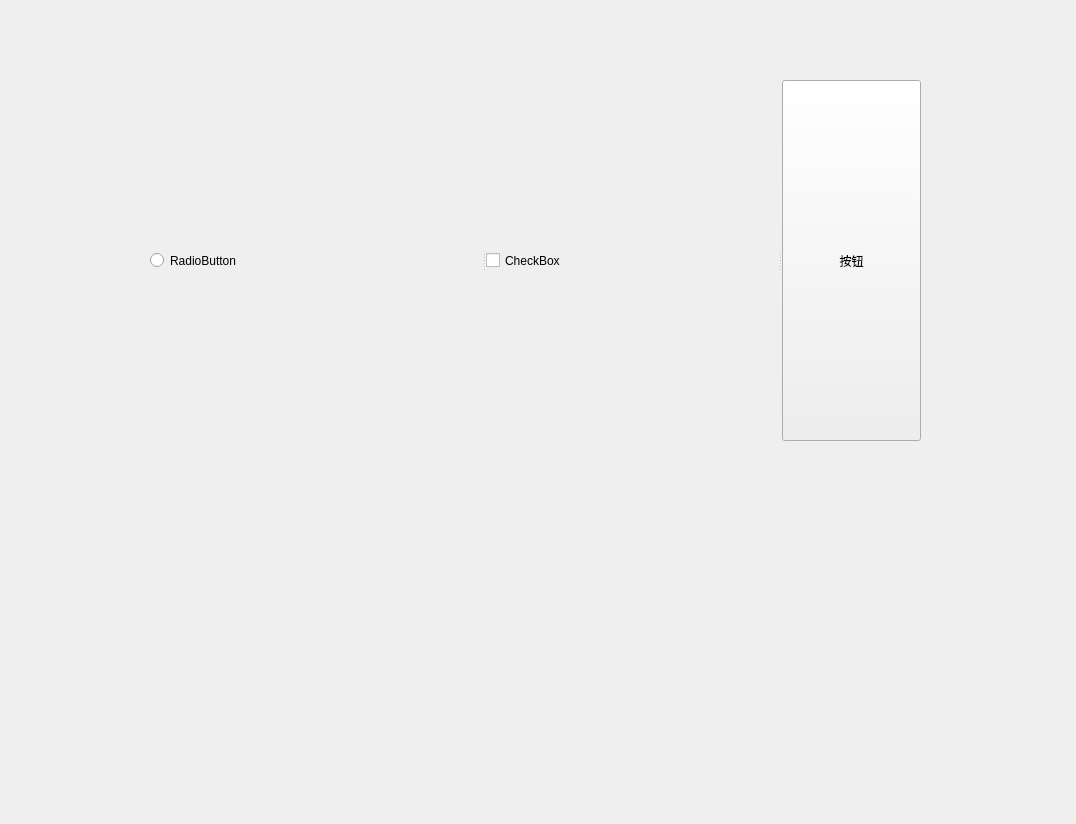
<?xml version="1.0" encoding="UTF-8"?>
<ui version="4.0">
 <class>Form</class>
 <widget class="QWidget" name="Form">
  <property name="geometry">
   <rect>
    <x>0</x>
    <y>0</y>
    <width>1076</width>
    <height>824</height>
   </rect>
  </property>
  <property name="windowTitle">
   <string>Form</string>
  </property>
  <widget class="QSplitter" name="splitter">
   <property name="geometry">
    <rect>
     <x>150</x>
     <y>80</y>
     <width>771</width>
     <height>361</height>
    </rect>
   </property>
   <property name="orientation">
    <enum>Qt::Horizontal</enum>
   </property>
   <widget class="QRadioButton" name="radioButton">
    <property name="text">
     <string>RadioButton</string>
    </property>
   </widget>
   <widget class="QCheckBox" name="checkBox">
    <property name="text">
     <string>CheckBox</string>
    </property>
   </widget>
   <widget class="QToolButton" name="toolButton">
    <property name="text">
     <string>按钮</string>
    </property>
   </widget>
  </widget>
 </widget>
 <resources/>
 <connections/>
</ui>
